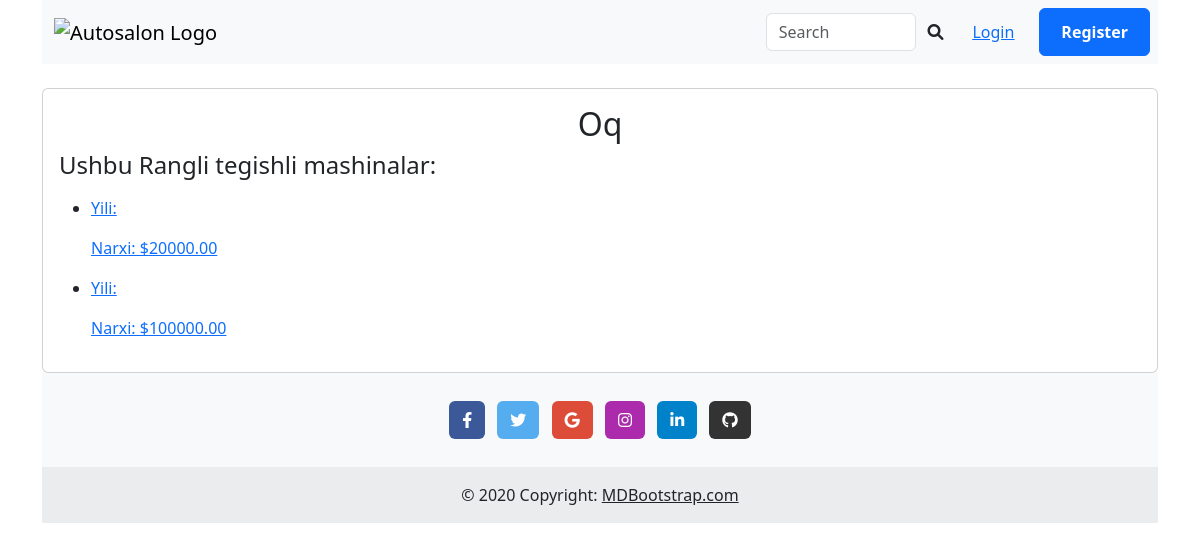
The app's page /color/1/ with its own data.
### main/models.py (models this page shows, shortened)
class Color(models.Model):
    color = models.CharField(max_length=100, verbose_name="Moshinaning rangi")

class Cars(models.Model):
    car_name = models.CharField(max_length=200, verbose_name="Model nomi ")
    brand = models.ForeignKey(Brands, on_delete=models.SET_NULL, null=True, verbose_name="Brand nomi")
    photo = models.ImageField(upload_to="new/photos/", null=True, blank=True, verbose_name="Moshinani rasmi")
    date = models.DateField(null=True, blank=True, verbose_name="Ishlab chirqarilgan vaqti")
    price = models.DecimalField(max_digits=10, decimal_places=2, verbose_name="Narxi")
    color = models.ForeignKey(Color, on_delete=models.SET_NULL, null=True)
    author = models.ForeignKey(User, on_delete=models.PROTECT)
    class  Meta:
        verbose_name_plural = "Moshinalar "
        verbose_name = "Moshina "

### main/views.py (the view)
# urls.py: path('color/<int:pk>/', ColorDetailView.as_view(), name='color_detail'),
class ColorDetailView(DetailView):
    model = Color
    template_name = "color_cars.html"
    context_object_name = "color"
    def get_context_data(self, **kwargs):
        context = super().get_context_data(**kwargs)
        context['cars'] = Cars.objects.filter(color=self.object)
        context['all_color'] = Color.objects.all()
        return context

### template/color_cars.html (shortened to what this page needs)
{% extends 'base.html' %}
{% block comment %}
<main>
         <div class="container">
                <div class="card mt-4">
                    <div class="card-body">
                        <h2 class="card-title" align="center">{{color.color }}</h2>
                        <h4>Ushbu Rangli tegishli mashinalar:</h4>
                        <ul>
                        {% for car in cars %}
                            <li>
                                <a href="{% url 'car_detail' pk=car.id %}">
                                    <p>Yili: {{ car.model_year }}</p>
                                    <p>Narxi: ${{ car.price }}</p>
                                </a>
                            </li>
                        {% endfor %}
                        </ul>
                    </div>
                </div>
            </div>
</main>
{% endblock comment %}

### records on screen
Color: color "Oq"
Cars: price "20000.00"
Cars: price "100000.00"
